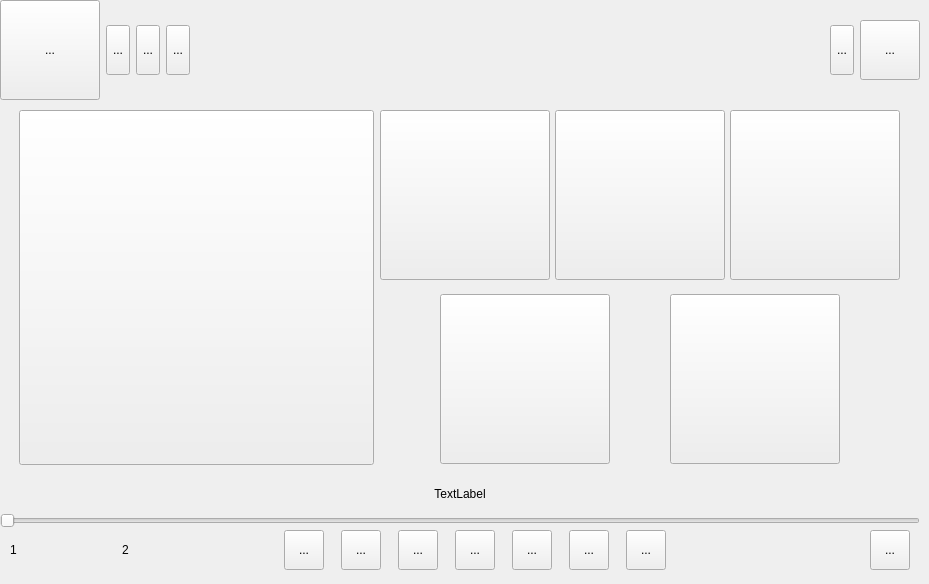
    <widget class="QWidget" name="page_music">
     <widget class="QWidget" name="widget_top_2" native="true">
      <property name="geometry">
       <rect>
        <x>0</x>
        <y>0</y>
        <width>920</width>
        <height>100</height>
       </rect>
      </property>
      <property name="minimumSize">
       <size>
        <width>920</width>
        <height>100</height>
       </size>
      </property>
      <property name="maximumSize">
       <size>
        <width>920</width>
        <height>100</height>
       </size>
      </property>
      <layout class="QHBoxLayout" name="horizontalLayout_8">
       <item>
        <widget class="QToolButton" name="toolButton_tittle">
         <property name="sizePolicy">
          <sizepolicy hsizetype="Preferred" vsizetype="Preferred">
           <horstretch>0</horstretch>
           <verstretch>0</verstretch>
          </sizepolicy>
         </property>
         <property name="minimumSize">
          <size>
           <width>100</width>
           <height>100</height>
          </size>
         </property>
         <property name="maximumSize">
          <size>
           <width>100</width>
           <height>100</height>
          </size>
         </property>
         <property name="text">
          <string>...</string>
         </property>
        </widget>
       </item>
       <item>
        <widget class="QToolButton" name="toolButton_select">
         <property name="sizePolicy">
          <sizepolicy hsizetype="Preferred" vsizetype="Preferred">
           <horstretch>0</horstretch>
           <verstretch>0</verstretch>
          </sizepolicy>
         </property>
         <property name="minimumSize">
          <size>
           <width>0</width>
           <height>50</height>
          </size>
         </property>
         <property name="maximumSize">
          <size>
           <width>16777215</width>
           <height>50</height>
          </size>
         </property>
         <property name="text">
          <string>...</string>
         </property>
        </widget>
       </item>
       <item>
        <widget class="QToolButton" name="toolButton_hudong">
         <property name="sizePolicy">
          <sizepolicy hsizetype="Preferred" vsizetype="Preferred">
           <horstretch>0</horstretch>
           <verstretch>0</verstretch>
          </sizepolicy>
         </property>
         <property name="minimumSize">
          <size>
           <width>0</width>
           <height>50</height>
          </size>
         </property>
         <property name="maximumSize">
          <size>
           <width>16777215</width>
           <height>50</height>
          </size>
         </property>
         <property name="text">
          <string>...</string>
         </property>
        </widget>
       </item>
       <item>
        <widget class="QToolButton" name="toolButton_more">
         <property name="sizePolicy">
          <sizepolicy hsizetype="Preferred" vsizetype="Preferred">
           <horstretch>0</horstretch>
           <verstretch>0</verstretch>
          </sizepolicy>
         </property>
         <property name="minimumSize">
          <size>
           <width>0</width>
           <height>50</height>
          </size>
         </property>
         <property name="maximumSize">
          <size>
           <width>16777215</width>
           <height>50</height>
          </size>
         </property>
         <property name="text">
          <string>...</string>
         </property>
        </widget>
       </item>
       <item>
        <spacer name="horizontalSpacer_36">
         <property name="orientation">
          <enum>Qt::Horizontal</enum>
         </property>
         <property name="sizeHint" stdset="0">
          <size>
           <width>40</width>
           <height>20</height>
          </size>
         </property>
        </spacer>
       </item>
       <item>
        <widget class="QToolButton" name="toolButton_search">
         <property name="sizePolicy">
          <sizepolicy hsizetype="Preferred" vsizetype="Preferred">
           <horstretch>0</horstretch>
           <verstretch>0</verstretch>
          </sizepolicy>
         </property>
         <property name="minimumSize">
          <size>
           <width>0</width>
           <height>50</height>
          </size>
         </property>
         <property name="maximumSize">
          <size>
           <width>16777215</width>
           <height>50</height>
          </size>
         </property>
         <property name="text">
          <string>...</string>
         </property>
        </widget>
       </item>
       <item>
        <widget class="QToolButton" name="toolButton_exit">
         <property name="sizePolicy">
          <sizepolicy hsizetype="Preferred" vsizetype="Preferred">
           <horstretch>0</horstretch>
           <verstretch>0</verstretch>
          </sizepolicy>
         </property>
         <property name="minimumSize">
          <size>
           <width>60</width>
           <height>60</height>
          </size>
         </property>
         <property name="maximumSize">
          <size>
           <width>60</width>
           <height>60</height>
          </size>
         </property>
         <property name="text">
          <string>...</string>
         </property>
        </widget>
       </item>
      </layout>
     </widget>
     <widget class="QWidget" name="widget_3" native="true">
      <property name="geometry">
       <rect>
        <x>0</x>
        <y>100</y>
        <width>920</width>
        <height>375</height>
       </rect>
      </property>
      <property name="minimumSize">
       <size>
        <width>920</width>
        <height>375</height>
       </size>
      </property>
      <property name="maximumSize">
       <size>
        <width>920</width>
        <height>375</height>
       </size>
      </property>
      <layout class="QHBoxLayout" name="horizontalLayout_12">
       <property name="topMargin">
        <number>2</number>
       </property>
       <property name="bottomMargin">
        <number>2</number>
       </property>
       <item>
        <layout class="QHBoxLayout" name="horizontalLayout_11">
         <item>
          <widget class="QPushButton" name="pushButton_fengmian">
           <property name="minimumSize">
            <size>
             <width>355</width>
             <height>355</height>
            </size>
           </property>
           <property name="maximumSize">
            <size>
             <width>355</width>
             <height>355</height>
            </size>
           </property>
           <property name="text">
            <string/>
           </property>
          </widget>
         </item>
         <item>
          <layout class="QVBoxLayout" name="verticalLayout_18">
           <item>
            <layout class="QHBoxLayout" name="horizontalLayout_9">
             <property name="spacing">
              <number>5</number>
             </property>
             <item>
              <widget class="QToolButton" name="toolButton_name">
               <property name="sizePolicy">
                <sizepolicy hsizetype="Preferred" vsizetype="Preferred">
                 <horstretch>0</horstretch>
                 <verstretch>0</verstretch>
                </sizepolicy>
               </property>
               <property name="minimumSize">
                <size>
                 <width>170</width>
                 <height>170</height>
                </size>
               </property>
               <property name="maximumSize">
                <size>
                 <width>170</width>
                 <height>170</height>
                </size>
               </property>
               <property name="text">
                <string/>
               </property>
              </widget>
             </item>
             <item>
              <widget class="QToolButton" name="toolButton_type">
               <property name="minimumSize">
                <size>
                 <width>170</width>
                 <height>170</height>
                </size>
               </property>
               <property name="maximumSize">
                <size>
                 <width>170</width>
                 <height>170</height>
                </size>
               </property>
               <property name="text">
                <string/>
               </property>
              </widget>
             </item>
             <item>
              <widget class="QToolButton" name="toolButton_toplist">
               <property name="minimumSize">
                <size>
                 <width>170</width>
                 <height>170</height>
                </size>
               </property>
               <property name="maximumSize">
                <size>
                 <width>170</width>
                 <height>170</height>
                </size>
               </property>
               <property name="text">
                <string/>
               </property>
              </widget>
             </item>
            </layout>
           </item>
           <item>
            <layout class="QHBoxLayout" name="horizontalLayout_10">
             <property name="spacing">
              <number>0</number>
             </property>
             <item>
              <widget class="QToolButton" name="toolButton_new">
               <property name="minimumSize">
                <size>
                 <width>170</width>
                 <height>170</height>
                </size>
               </property>
               <property name="maximumSize">
                <size>
                 <width>170</width>
                 <height>170</height>
                </size>
               </property>
               <property name="text">
                <string/>
               </property>
              </widget>
             </item>
             <item>
              <widget class="QToolButton" name="toolButton_stars">
               <property name="minimumSize">
                <size>
                 <width>170</width>
                 <height>170</height>
                </size>
               </property>
               <property name="maximumSize">
                <size>
                 <width>170</width>
                 <height>170</height>
                </size>
               </property>
               <property name="text">
                <string/>
               </property>
              </widget>
             </item>
            </layout>
           </item>
          </layout>
         </item>
        </layout>
       </item>
      </layout>
     </widget>
     <widget class="QWidget" name="widget_5" native="true">
      <property name="geometry">
       <rect>
        <x>0</x>
        <y>475</y>
        <width>920</width>
        <height>100</height>
       </rect>
      </property>
      <property name="minimumSize">
       <size>
        <width>920</width>
        <height>100</height>
       </size>
      </property>
      <property name="maximumSize">
       <size>
        <width>920</width>
        <height>100</height>
       </size>
      </property>
      <layout class="QVBoxLayout" name="verticalLayout_19">
       <property name="spacing">
        <number>2</number>
       </property>
       <property name="topMargin">
        <number>2</number>
       </property>
       <property name="bottomMargin">
        <number>5</number>
       </property>
       <item>
        <widget class="QLabel" name="label_silder">
         <property name="text">
          <string>TextLabel</string>
         </property>
         <property name="alignment">
          <set>Qt::AlignCenter</set>
         </property>
        </widget>
       </item>
       <item>
        <widget class="QSlider" name="horizontalSlider_music">
         <property name="orientation">
          <enum>Qt::Horizontal</enum>
         </property>
        </widget>
       </item>
       <item>
        <layout class="QHBoxLayout" name="horizontalLayout_13">
         <item>
          <spacer name="horizontalSpacer_39">
           <property name="orientation">
            <enum>Qt::Horizontal</enum>
           </property>
           <property name="sizeType">
            <enum>QSizePolicy::Fixed</enum>
           </property>
           <property name="sizeHint" stdset="0">
            <size>
             <width>10</width>
             <height>20</height>
            </size>
           </property>
          </spacer>
         </item>
         <item>
          <widget class="QLabel" name="label_author">
           <property name="minimumSize">
            <size>
             <width>100</width>
             <height>0</height>
            </size>
           </property>
           <property name="maximumSize">
            <size>
             <width>150</width>
             <height>16777215</height>
            </size>
           </property>
           <property name="text">
            <string>1</string>
           </property>
          </widget>
         </item>
         <item>
          <spacer name="horizontalSpacer_40">
           <property name="orientation">
            <enum>Qt::Horizontal</enum>
           </property>
           <property name="sizeType">
            <enum>QSizePolicy::Fixed</enum>
           </property>
           <property name="sizeHint" stdset="0">
            <size>
             <width>10</width>
             <height>20</height>
            </size>
           </property>
          </spacer>
         </item>
         <item>
          <widget class="QLabel" name="label_name">
           <property name="minimumSize">
            <size>
             <width>150</width>
             <height>0</height>
            </size>
           </property>
           <property name="maximumSize">
            <size>
             <width>150</width>
             <height>16777215</height>
            </size>
           </property>
           <property name="text">
            <string>2</string>
           </property>
          </widget>
         </item>
         <item>
          <spacer name="horizontalSpacer_38">
           <property name="orientation">
            <enum>Qt::Horizontal</enum>
           </property>
           <property name="sizeType">
            <enum>QSizePolicy::Fixed</enum>
           </property>
           <property name="sizeHint" stdset="0">
            <size>
             <width>10</width>
             <height>20</height>
            </size>
           </property>
          </spacer>
         </item>
         <item>
          <widget class="QToolButton" name="toolButton_xiazai">
           <property name="minimumSize">
            <size>
             <width>40</width>
             <height>40</height>
            </size>
           </property>
           <property name="maximumSize">
            <size>
             <width>40</width>
             <height>40</height>
            </size>
           </property>
           <property name="text">
            <string>...</string>
           </property>
          </widget>
         </item>
         <item>
          <spacer name="horizontalSpacer_47">
           <property name="orientation">
            <enum>Qt::Horizontal</enum>
           </property>
           <property name="sizeType">
            <enum>QSizePolicy::Fixed</enum>
           </property>
           <property name="sizeHint" stdset="0">
            <size>
             <width>15</width>
             <height>20</height>
            </size>
           </property>
          </spacer>
         </item>
         <item>
          <widget class="QToolButton" name="toolButton_mode">
           <property name="sizePolicy">
            <sizepolicy hsizetype="Preferred" vsizetype="Preferred">
             <horstretch>0</horstretch>
             <verstretch>0</verstretch>
            </sizepolicy>
           </property>
           <property name="minimumSize">
            <size>
             <width>40</width>
             <height>40</height>
            </size>
           </property>
           <property name="maximumSize">
            <size>
             <width>40</width>
             <height>40</height>
            </size>
           </property>
           <property name="text">
            <string>...</string>
           </property>
          </widget>
         </item>
         <item>
          <spacer name="horizontalSpacer_42">
           <property name="orientation">
            <enum>Qt::Horizontal</enum>
           </property>
           <property name="sizeType">
            <enum>QSizePolicy::Fixed</enum>
           </property>
           <property name="sizeHint" stdset="0">
            <size>
             <width>15</width>
             <height>20</height>
            </size>
           </property>
          </spacer>
         </item>
         <item>
          <widget class="QToolButton" name="toolButton_last">
           <property name="minimumSize">
            <size>
             <width>40</width>
             <height>40</height>
            </size>
           </property>
           <property name="maximumSize">
            <size>
             <width>40</width>
             <height>40</height>
            </size>
           </property>
           <property name="text">
            <string>...</string>
           </property>
          </widget>
         </item>
         <item>
          <spacer name="horizontalSpacer_43">
           <property name="orientation">
            <enum>Qt::Horizontal</enum>
           </property>
           <property name="sizeType">
            <enum>QSizePolicy::Fixed</enum>
           </property>
           <property name="sizeHint" stdset="0">
            <size>
             <width>15</width>
             <height>20</height>
            </size>
           </property>
          </spacer>
         </item>
         <item>
          <widget class="QToolButton" name="toolButton_bofang">
           <property name="minimumSize">
            <size>
             <width>40</width>
             <height>40</height>
            </size>
           </property>
           <property name="maximumSize">
            <size>
             <width>40</width>
             <height>40</height>
            </size>
           </property>
           <property name="text">
            <string>...</string>
           </property>
          </widget>
         </item>
         <item>
          <spacer name="horizontalSpacer_44">
           <property name="orientation">
            <enum>Qt::Horizontal</enum>
           </property>
           <property name="sizeType">
            <enum>QSizePolicy::Fixed</enum>
           </property>
           <property name="sizeHint" stdset="0">
            <size>
             <width>15</width>
             <height>20</height>
            </size>
           </property>
          </spacer>
         </item>
         <item>
          <widget class="QToolButton" name="toolButton_next">
           <property name="minimumSize">
            <size>
             <width>40</width>
             <height>40</height>
            </size>
           </property>
           <property name="maximumSize">
            <size>
             <width>40</width>
             <height>40</height>
            </size>
           </property>
           <property name="text">
            <string>...</string>
           </property>
          </widget>
         </item>
         <item>
          <spacer name="horizontalSpacer_45">
           <property name="orientation">
            <enum>Qt::Horizontal</enum>
           </property>
           <property name="sizeType">
            <enum>QSizePolicy::Fixed</enum>
           </property>
           <property name="sizeHint" stdset="0">
            <size>
             <width>15</width>
             <height>20</height>
            </size>
           </property>
          </spacer>
         </item>
         <item>
          <widget class="QToolButton" name="toolButton_sound">
           <property name="minimumSize">
            <size>
             <width>40</width>
             <height>40</height>
            </size>
           </property>
           <property name="maximumSize">
            <size>
             <width>40</width>
             <height>40</height>
            </size>
           </property>
           <property name="text">
            <string>...</string>
           </property>
          </widget>
         </item>
         <item>
          <spacer name="horizontalSpacer_46">
           <property name="orientation">
            <enum>Qt::Horizontal</enum>
           </property>
           <property name="sizeType">
            <enum>QSizePolicy::Fixed</enum>
           </property>
           <property name="sizeHint" stdset="0">
            <size>
             <width>15</width>
             <height>20</height>
            </size>
           </property>
          </spacer>
         </item>
         <item>
          <widget class="QToolButton" name="toolButton_xihuan">
           <property name="minimumSize">
            <size>
             <width>40</width>
             <height>40</height>
            </size>
           </property>
           <property name="maximumSize">
            <size>
             <width>40</width>
             <height>40</height>
            </size>
           </property>
           <property name="text">
            <string>...</string>
           </property>
          </widget>
         </item>
         <item>
          <spacer name="horizontalSpacer_37">
           <property name="orientation">
            <enum>Qt::Horizontal</enum>
           </property>
           <property name="sizeHint" stdset="0">
            <size>
             <width>40</width>
             <height>20</height>
            </size>
           </property>
          </spacer>
         </item>
         <item>
          <widget class="QToolButton" name="toolButton_ci">
           <property name="minimumSize">
            <size>
             <width>40</width>
             <height>40</height>
            </size>
           </property>
           <property name="maximumSize">
            <size>
             <width>40</width>
             <height>40</height>
            </size>
           </property>
           <property name="text">
            <string>...</string>
           </property>
          </widget>
         </item>
         <item>
          <spacer name="horizontalSpacer_41">
           <property name="orientation">
            <enum>Qt::Horizontal</enum>
           </property>
           <property name="sizeType">
            <enum>QSizePolicy::Fixed</enum>
           </property>
           <property name="sizeHint" stdset="0">
            <size>
             <width>10</width>
             <height>20</height>
            </size>
           </property>
          </spacer>
         </item>
        </layout>
       </item>
      </layout>
     </widget>
    </widget>
